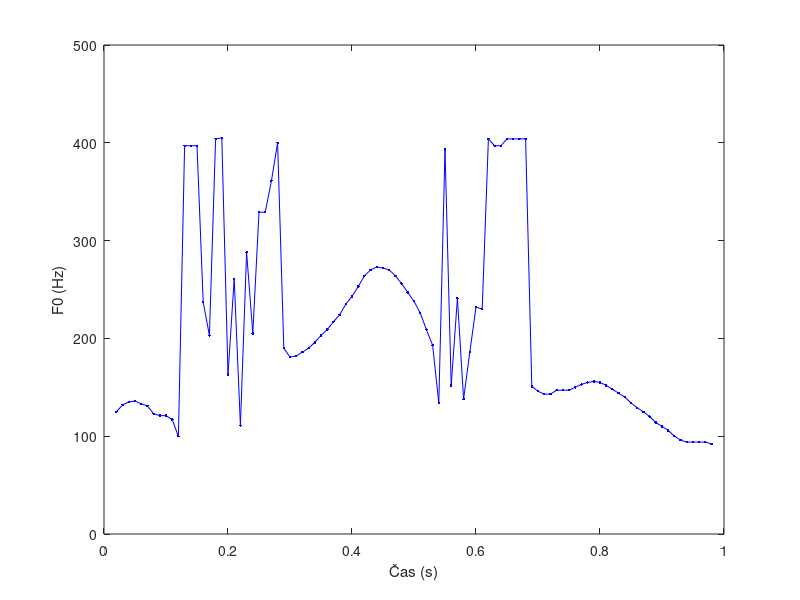

Write MATLAB code to recreate this figure. (Note: this script raises an error after producing the figure.)
% % FOR PLOTING THE OUTPUT OF THE DSP PROCESSOR

% the estimates computed by the DSP processor 
x = [125 132 135 136 133 131 123 121 121 117 100 397 397 397 237 203 404 405 163 261 111 288 205 329 329 361 400 190 181 182 186 190 196 203 209 217 224 235 243 253 264 270 273 272 270 264 256 247 238 226 209 193 134 393 152 241 138 186 232 230 404 397 397 404 404 404 404 151 146 143 143 147 147 147 150 153 155 156 155 152 148 144 140 134 129 125 120 114 110 106 100 96 94 94 94 94 92 ];
disp(length(x));

N = 1764;
fs = 44100;
num_frames = 97;
time_axis = zeros(num_frames, 1);
shift = 441;

for i = 1:num_frames
    start_index = (i - 1) * shift + 1;
    time_axis(i) = (start_index + N/2 - 1) / fs;
end

figure
plot(time_axis,x,'b.-');
xlabel('Čas (s)');
ylabel('F0 (Hz)');
yline(50, 'r--', '50 Hz (min)');
yline(400, 'r--', '400 Hz (max)');
ylim([0 500]);
hold on;
grid on;
